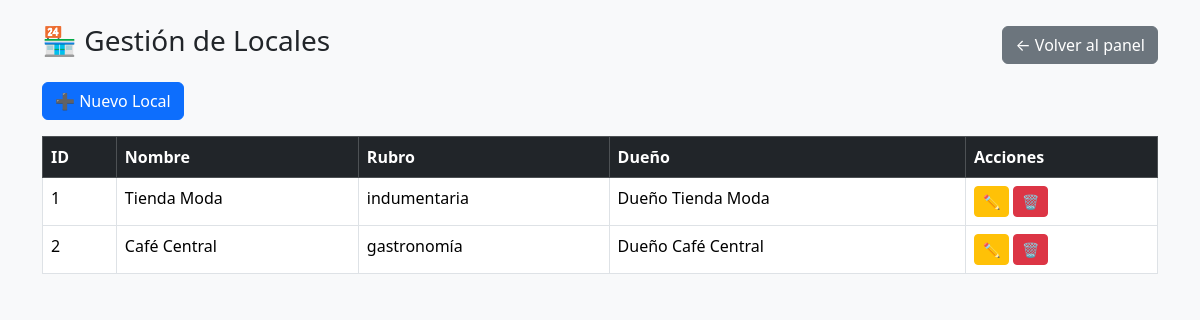
The page /admin/locales.php (signed in) on the database its author committed.
### tables this page shows
CREATE TABLE locales (
  id INT AUTO_INCREMENT PRIMARY KEY,
  nombre VARCHAR(100) NOT NULL,
  rubro VARCHAR(100),
  id_duenio INT,
  FOREIGN KEY (id_duenio) REFERENCES usuarios(id) ON DELETE SET NULL
);

CREATE TABLE usuarios (
  id INT AUTO_INCREMENT PRIMARY KEY,
  nombre VARCHAR(100) NOT NULL,
  email VARCHAR(100) UNIQUE NOT NULL,
  password VARCHAR(255) NOT NULL,
  rol ENUM('admin','duenio','cliente') NOT NULL,
  categoria ENUM('inicial','medium','premium') DEFAULT 'inicial',
  estado ENUM('pendiente','activo') DEFAULT 'activo',
  estado_cuenta ENUM('pendiente', 'activo', 'denegado') DEFAULT 'pendiente',
  token_validacion VARCHAR(100) DEFAULT NULL,
  fecha_registro TIMESTAMP DEFAULT CURRENT_TIMESTAMP
);

### admin/locales.php (the view, shortened to what this page needs)
<?php
include_once("../includes/db.php");
$sql_locales = "SELECT l.*, u.nombre AS duenio
                FROM locales l
                LEFT JOIN usuarios u ON l.id_duenio = u.id";
$res_locales = $conn->query($sql_locales);
?>
<!DOCTYPE html>
<html lang="es">
<head>
<link href="https://cdn.jsdelivr.net/npm/bootstrap@5.3.3/dist/css/bootstrap.min.css" rel="stylesheet">
</head>
<body class="bg-light">
<div class="container mt-4">
  <div class="d-flex justify-content-between align-items-center mb-3">
    <h3>🏪 Gestión de Locales</h3>
    <a href="admin.php" class="btn btn-secondary">← Volver al panel</a>
  </div>
  <button class="btn btn-primary mb-3" data-bs-toggle="modal" data-bs-target="#modalAgregar">➕ Nuevo Local</button>
  <table class="table table-bordered">
    <thead class="table-dark">
      <tr>
        <th>ID</th>
        <th>Nombre</th>
        <th>Rubro</th>
        <th>Dueño</th>
        <th>Acciones</th>
      </tr>
    </thead>
    <tbody>
      <?php while($l = $res_locales->fetch_assoc()): ?>
        <tr>
          <td><?= $l['id'] ?></td>
          <td><?= htmlspecialchars($l['nombre']) ?></td>
          <td><?= htmlspecialchars($l['rubro']) ?></td>
          <td><?= htmlspecialchars($l['duenio'] ?? '—') ?></td>
          <td>
            <button class="btn btn-warning btn-sm" data-bs-toggle="modal" data-bs-target="#modalEditar<?= $l['id'] ?>">✏️</button>
            <a href="?eliminar=<?= $l['id'] ?>" class="btn btn-danger btn-sm" onclick="return confirm('¿Eliminar este local?')">🗑️</a>
          </td>
        </tr>
      <?php endwhile; ?>
    </tbody>
  </table>
</div>
</body>
</html>

### rows shown on the page
locales: id "1", nombre "Tienda Moda", rubro "indumentaria", id_duenio.nombre "Dueño Tienda Moda"
locales: id "2", nombre "Café Central", rubro "gastronomía", id_duenio.nombre "Dueño Café Central"
